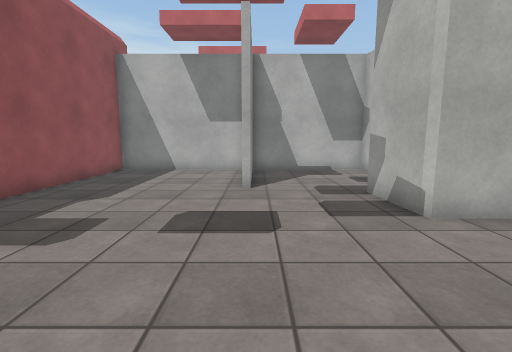
View 1 (above)

17 first-person views from a walk through a scene from a Unity 3-D project. The camera is 1.3 m above the floor, tilts 8° down and sees 85° across. The floor is counted in squares, 0.88 m on a side. Each view is taken from the middle of a square. On the plan, view 1 faces up. The plan holds only what a view shows up to about 14 squares ahead; the rest is blank. The place goes on beyond the plan. The player character is not drawn. Surface patterns are stand-ins for the level's own textures.

View 2
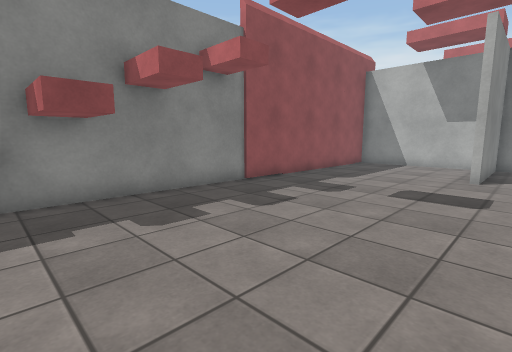

View 3
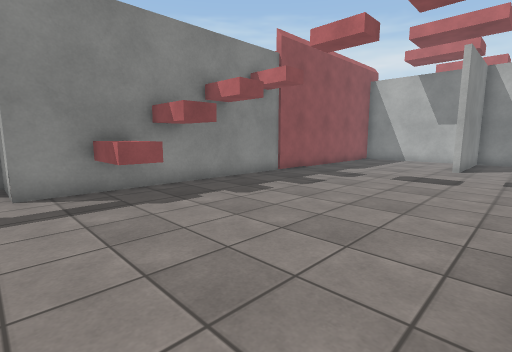

View 4
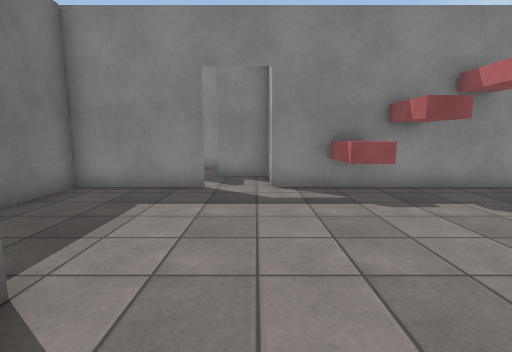

View 5
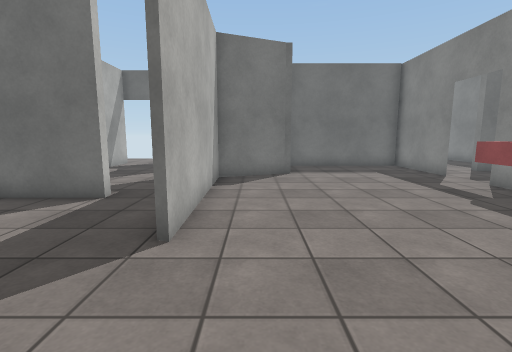

View 6
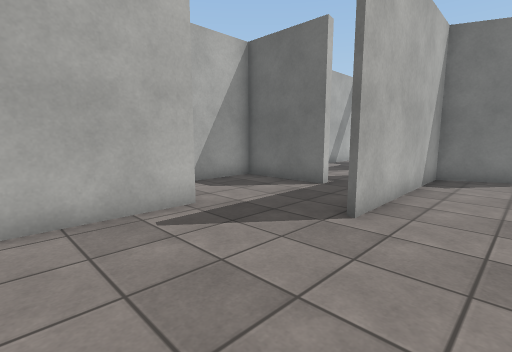

View 7
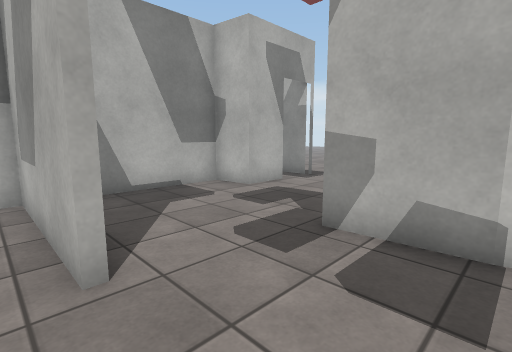

View 8
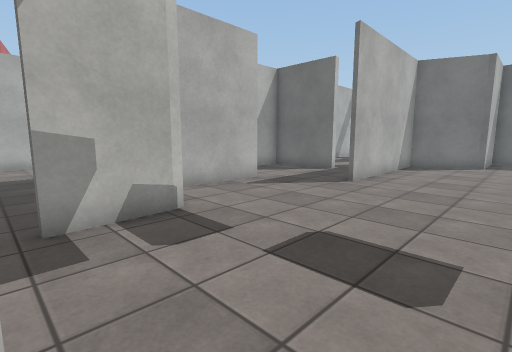

View 9
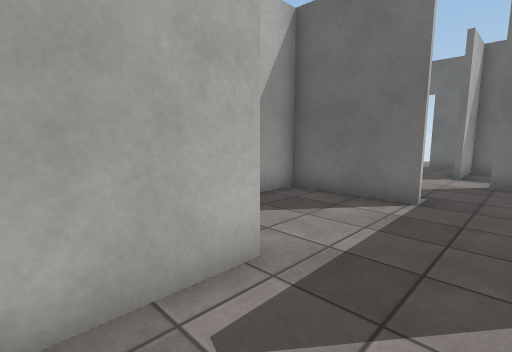

View 10
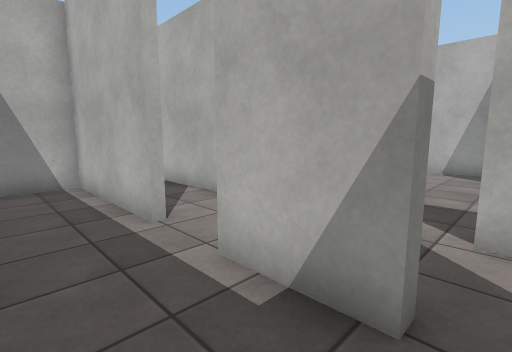

View 11
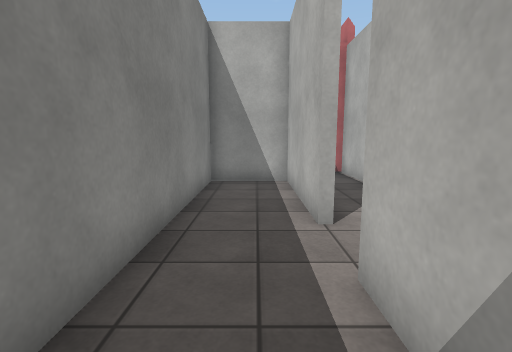

View 12
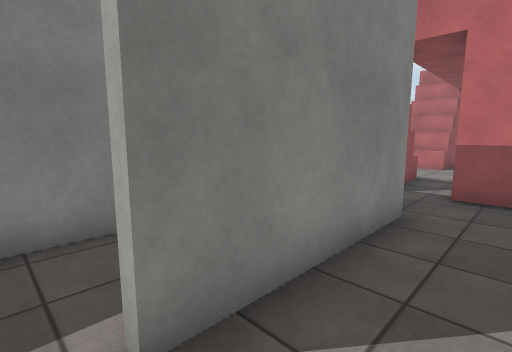

View 13
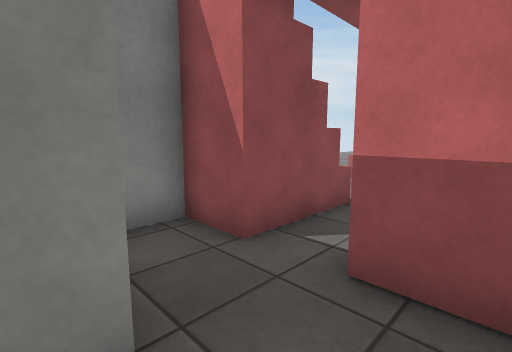

View 14
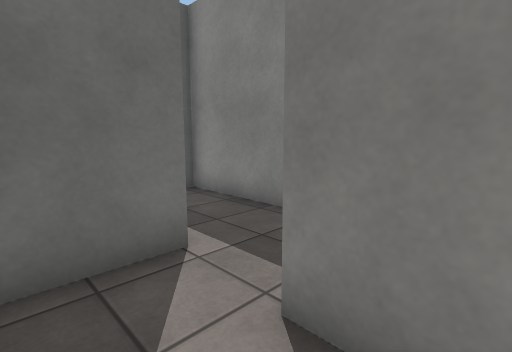

View 15
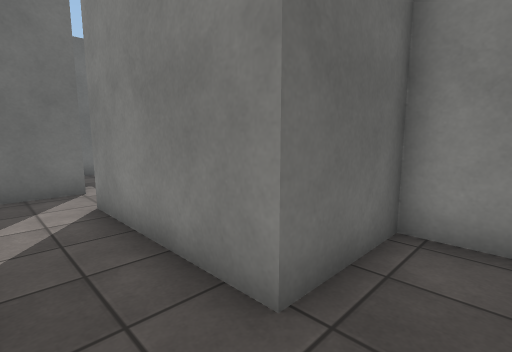

View 16
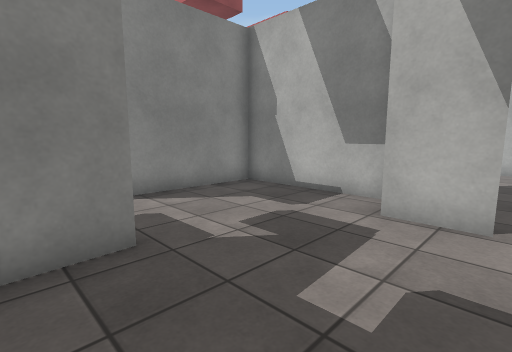

View 17
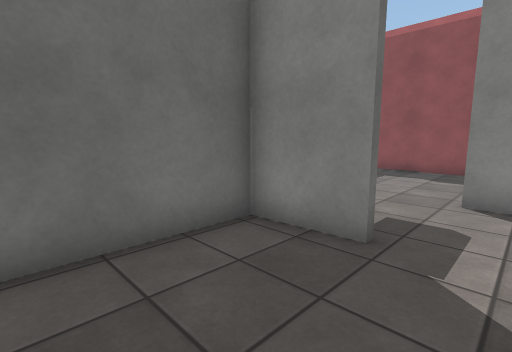

### Floor plan
Points are (right, up) in squares from view 1. A wall is a line through its corners. A room is listed if a view was taken in it or the views show most of it. See-through windows are left out.
Room 1 (views 1, 2, 3, 4, 5, 6, 7, 8, 9)
walls: (-4.4, -1.1) (-4.4, -2.2) (-6.1, -2.2); (-4.4, -2.8) (-4.4, -3.8) (-6.1, -3.8); (5.3, 0.5) (5.3, 3.9); (4.7, -3.7) (7.5, -3.7); (4.8, 5) (3.2, 5) (3.1, 6.6); (-0.4, 7.9) (-0.4, 12.8) (-6.2, 12.8) (-6.2, -5.5); (-6.2, -7.5) (-6.2, -11.4) (-4.9, -11.4); (-0.4, -10.4) (-0.4, -8.4) (2.4, -7.2) (2.2, -0.7)
ways out: opening at (1.5, 7.5) to room 4; opening at (-6, -6.5) to room 5; opening at (4, -4)
Room 2 (views 10, 11)
walls: (-8.9, -3.5) (-8.9, 1.3) (-11.5, 1.3) (-11.5, -9.2) (-9.6, -9.2); (-8.9, -7.4) (-8.9, -5.2)
ways out: opening at (-9, -4) to room 3; opening at (-9, -8) to room 5
Room 3 (views 12, 13, 14, 15)
walls: (-6.4, -2) (-6.4, 3.7) (-8.4, 3.7); (-9.9, 3.7) (-11.5, 3.7) (-11.5, 1.6) (-8.7, 1.6) (-8.7, -3.5); (-8.9, -5.2) (-7, -5.2)
ways out: opening at (-9, -4) to room 2; opening at (-9, 3)
Room 4 (views 16, 17)
walls: (3.2, 7.5) (3.4, 5.2) (7, 5.2); (3.1, 6.6) (3, 7.5); (6.7, 11.3) (5, 11.3) (4.8, 12.8) (-0.2, 12.8) (-0.2, 8)
ways out: opening at (1.5, 7.5) to room 1; opening at (7, 12)
Room 5 (no view inside)
walls: (-6.4, -8) (-6.4, -7.5); (-9.6, -9.2) (-8.6, -9.2); (-6.2, -5.5) (-8.7, -5.5) (-8.7, -7.4) (-8.9, -7.4)
ways out: opening at (-6, -6.5) to room 1; opening at (-9, -8) to room 2; opening at (-7.5, -9)

Where each view was taken, in squares from view 1:
view 1: 0 up, 0 right, facing up
view 2: 3 down, 1 right, facing up-left
view 3: 6 down, 2 right, facing up-left
view 4: 6 down, 2 right, facing left
view 5: 3 up, 1 right, facing down
view 6: 4 up, 0 right, facing down-right
view 7: 5 up, 1 left, facing up-right
view 8: 8 up, 2 left, facing down-right
view 9: 3 up, 3 right, facing down-right
view 10: 8 down, 11 left, facing up-right
view 11: 8 down, 10 left, facing up
view 12: 4 down, 7 left, facing up-left
view 13: 1 up, 7 left, facing up-left
view 14: 2 down, 7 left, facing down-left
view 15: 3 up, 7 left, facing down-left
view 16: 6 up, 7 right, facing up-left
view 17: 9 up, 7 right, facing down-left
